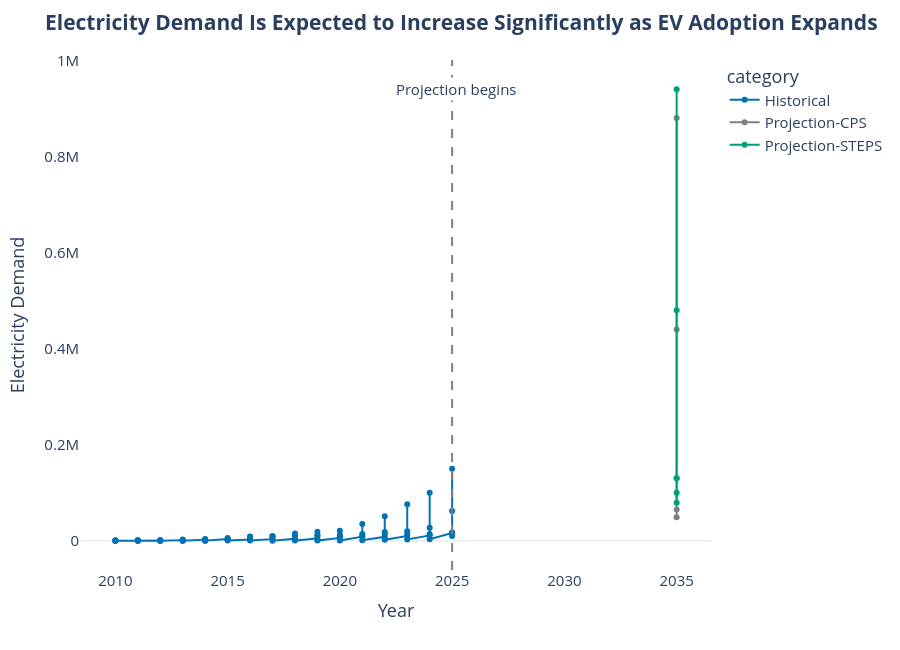

The cell this chart's notebook holds for it:
### Code cell
import plotly.express as px

fig = px.line(

    electricity,

    x="year",

    y="value",

    color="category",

    markers=True,

    color_discrete_map={

        "Historical":"#0072B2",

        "Projection-CPS":"#7F7F7F",

        "Projection-STEPS":"#009E73"

    }

)

fig.add_vline(
    x=2025,
    line_dash="dash",
    line_color="gray"
)

fig.add_annotation(
    x=2025.2,
    y=electricity["value"].max(),
    text="Projection begins",
    showarrow=False,
    bgcolor="white"
)

fig.update_layout(

    title="<b>Electricity Demand Is Expected to Increase Significantly as EV Adoption Expands</b>",

    template="plotly_white",

    height=650,

    xaxis_title="Year",

    yaxis_title="Electricity Demand",

    plot_bgcolor="white",

    paper_bgcolor="white",

    font=dict(size=15)

)

fig.update_xaxes(showgrid=False)
fig.update_yaxes(showgrid=False)

fig.show()

### Figure 1 — Plotly figure (JSON) as saved in the notebook; plotly's stock layout.template omitted (floating-point values rounded to 4 significant figures)
{"data": [{"hovertemplate": "category=Historical<br>year=%{x}<br>value=%{y}<extra></extra>", "legendgroup": "Historical", "line": {"color": "#0072B2", "dash": "solid"}, "marker": {"symbol": "circle"}, "mode": "lines+markers", "name": "Historical", "orientation": "v", "showlegend": true, "type": "scatter", "x": [2010, 2010, 2010, 2010, 2010, 2011, 2011, 2011, 2011, 2011, 2012, 2012, 2012, 2012, 2012, 2013, 2013, 2013, 2013, 2013, 2014, 2014, 2014, 2014, 2014, 2015, 2015, 2015, 2015, 2015, 2016, 2016, 2016, 2016, 2016, 2017, 2017, 2017, 2017, 2017, 2018, 2018, 2018, 2018, 2018, 2019, 2019, 2019, 2019, 2019, 2020, 2020, 2020, 2020, 2020, 2021, 2021, 2021, 2021, 2021, 2022, 2022, 2022, 2022, 2022, 2023, 2023, 2023, 2023, 2023, 2024, 2024, 2024, 2024, 2024, 2025, 2025, 2025, 2025, 2025], "xaxis": "x", "y": [12.0, 430.0, 230.0, 1000.0, 76.0, 15.0, 340.0, 1400.0, 170.0, 74.0, 640.0, 270.0, 1800.0, 74.0, 140.0, 1300.0, 330.0, 2700.0, 55.0, 170.0, 2300.0, 550.0, 3800.0, 42.0, 390.0, 3600.0, 2800.0, 5800.0, 2700.0, 520.0, 2700.0, 3500.0, 7900.0, 8700.0, 440.0, 3300.0, 8100.0, 10000.0, 8300.0, 250.0, 4100.0, 11000.0, 15000.0, 11000.0, 290.0, 4800.0, 12000.0, 19000.0, 10000.0, 450.0, 6000.0, 12000.0, 21000.0, 9600.0, 520.0, 8500.0, 14000.0, 35000.0, 11000.0, 1200.0, 8300.0, 15000.0, 51000.0, 18000.0, 2000.0, 10000.0, 14000.0, 76000.0, 20000.0, 2800.0, 11000.0, 14000.0, 100000.0, 27000.0, 3200.0, 16000.0, 17000.0, 150000.0, 62000.0, 9800.0], "yaxis": "y"}, {"hovertemplate": "category=Projection-CPS<br>year=%{x}<br>value=%{y}<extra></extra>", "legendgroup": "Projection-CPS", "line": {"color": "#7F7F7F", "dash": "solid"}, "marker": {"symbol": "circle"}, "mode": "lines+markers", "name": "Projection-CPS", "orientation": "v", "showlegend": true, "type": "scatter", "x": [2035, 2035, 2035, 2035, 2035], "xaxis": "x", "y": [49000.0, 65000.0, 880000.0, 440000.0, 130000.0], "yaxis": "y"}, {"hovertemplate": "category=Projection-STEPS<br>year=%{x}<br>value=%{y}<extra></extra>", "legendgroup": "Projection-STEPS", "line": {"color": "#009E73", "dash": "solid"}, "marker": {"symbol": "circle"}, "mode": "lines+markers", "name": "Projection-STEPS", "orientation": "v", "showlegend": true, "type": "scatter", "x": [2035, 2035, 2035, 2035, 2035], "xaxis": "x", "y": [79000.0, 100000.0, 940000.0, 480000.0, 130000.0], "yaxis": "y"}], "layout": {"annotations": [{"bgcolor": "white", "showarrow": false, "text": "Projection begins", "x": 2025.0, "y": 940000}], "font": {"size": 15}, "height": 650, "legend": {"title": {"text": "category"}, "tracegroupgap": 0}, "margin": {"t": 60}, "paper_bgcolor": "white", "plot_bgcolor": "white", "shapes": [{"line": {"color": "gray", "dash": "dash"}, "type": "line", "x0": 2025, "x1": 2025, "xref": "x", "y0": 0, "y1": 1, "yref": "y domain"}], "title": {"text": "<b>Electricity Demand Is Expected to Increase Significantly as EV Adoption Expands</b>"}, "xaxis": {"anchor": "y", "domain": [0, 1], "showgrid": false, "title": {"text": "Year"}}, "yaxis": {"anchor": "x", "domain": [0, 1], "showgrid": false, "title": {"text": "Electricity Demand"}}}}
